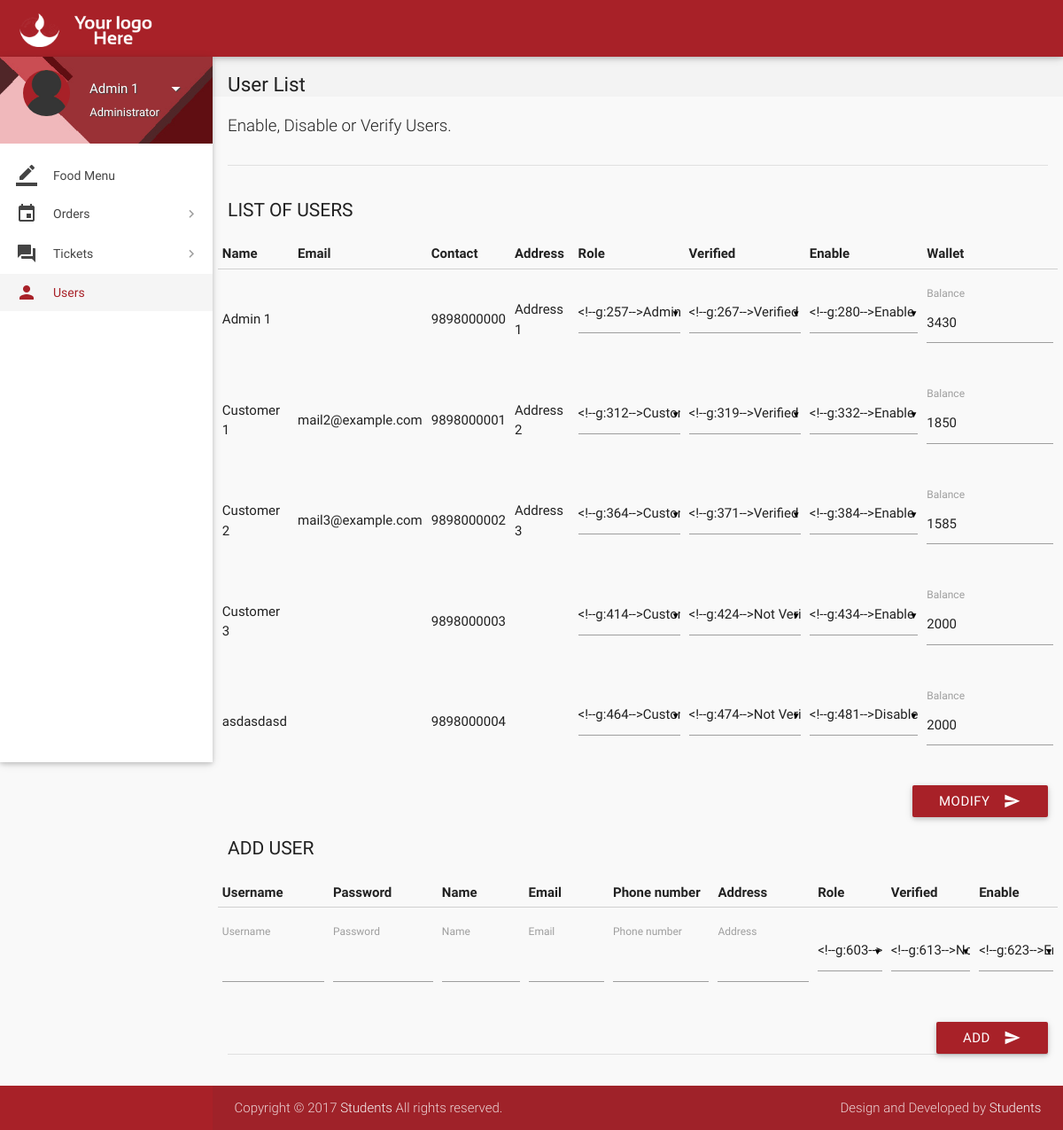
The page /users.php (signed in) on the database as committed earlier.
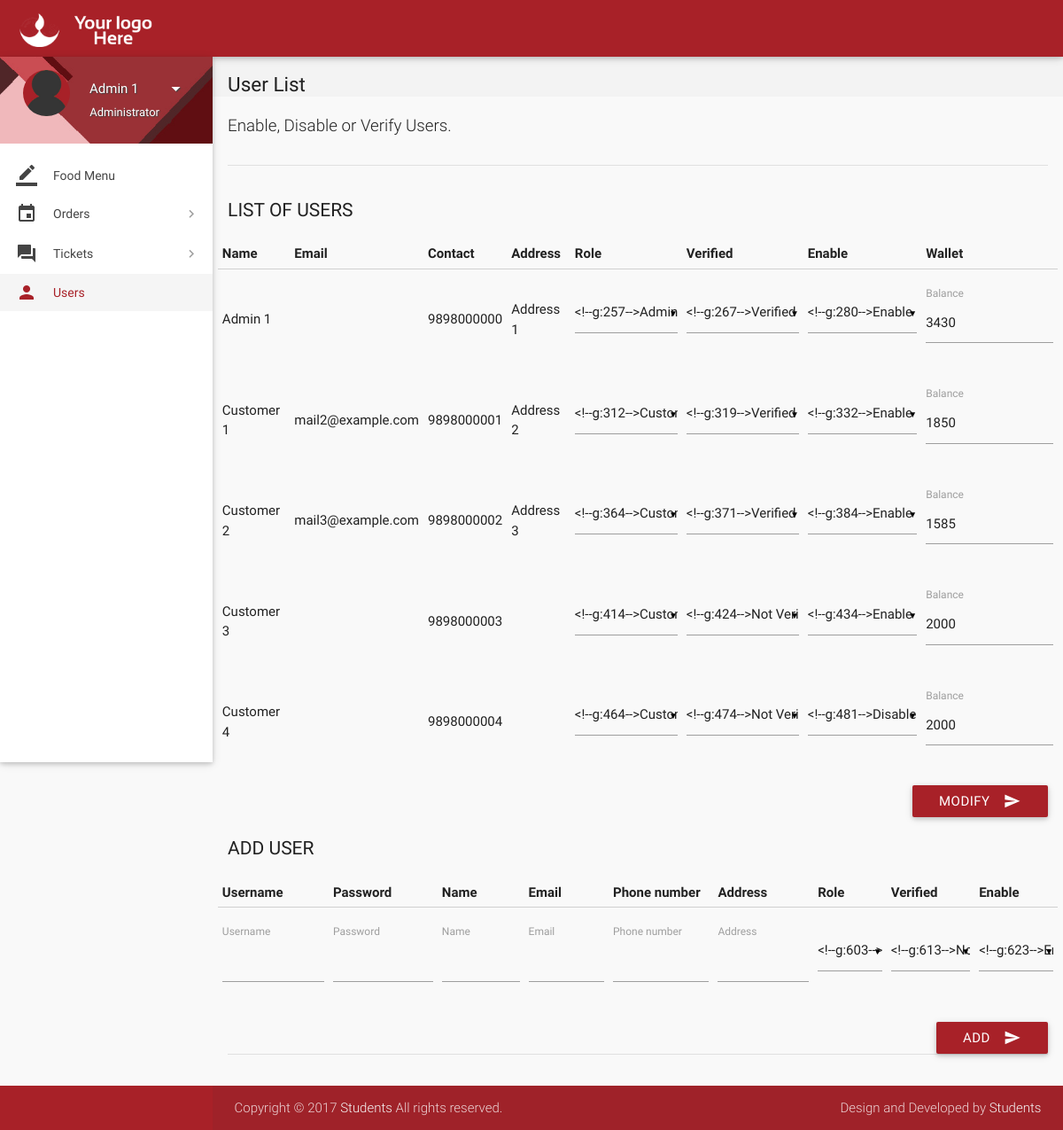
The same page on the database as committed later.
### tables this page shows
CREATE TABLE `users` (
  `id` int(11) NOT NULL,
  `role` varchar(15) NOT NULL DEFAULT 'Customer',
  `name` varchar(15) NOT NULL,
  `username` varchar(10) NOT NULL,
  `password` varchar(16) NOT NULL,
  `email` varchar(35) NULL,
  `address` varchar(300) NULL,
  `contact` bigint(11) NOT NULL,
  `verified` tinyint(1) NOT NULL DEFAULT '0',
  `deleted` tinyint(4) NOT NULL DEFAULT '0'
);

CREATE TABLE `wallet_details` (
  `id` int(11) NOT NULL,
  `wallet_id` int(11) NOT NULL,
  `number` varchar(16) NOT NULL,
  `cvv` int(3) NOT NULL,
  `balance` int(11) NOT NULL DEFAULT '2000'
);

### users.php (the view, shortened to what the changed rows need)
<?php
include 'includes/connect.php';
	if($_SESSION['admin_sid']==session_id())
	{
		?>
<!DOCTYPE html>
<html lang="en">
<head>
  <link href="css/materialize.min.css" type="text/css" rel="stylesheet" media="screen,projection">
  <link href="css/style.min.css" type="text/css" rel="stylesheet" media="screen,projection">
  <link href="css/custom/custom.min.css" type="text/css" rel="stylesheet" media="screen,projection">
  <link href="js/plugins/perfect-scrollbar/perfect-scrollbar.css" type="text/css" rel="stylesheet" media="screen,projection">
</head>
<body>
  <header id="header" class="page-topbar">
        <div class="navbar-fixed">
            <nav class="navbar-color">
                <div class="nav-wrapper">
                    <ul class="left">
                      <li><h1 class="logo-wrapper"><a href="index.php" class="brand-logo darken-1"><img src="images/materialize-logo.png" alt="logo"></a> <span class="logo-text">Logo</span></h1></li>
                    </ul>
                </div>
            </nav>
        </div>
  </header>
  <div id="main">
    <div class="wrapper">
      <section id="content">
        <div class="container">
          <div id="editableTable" class="section">
		  <form class="formValidate" id="formValidate1" method="post" action="routers/user-router.php" novalidate="novalidate">
            <div class="row">
              <div>
<table>
                    <thead>
                      <tr>
                        <th data-field="name">Name</th>
                        <th data-field="price">Email</th>
                        <th data-field="price">Contact</th>
                        <th data-field="price">Address</th>
                        <th data-field="price">Role</th>
                        <th data-field="price">Verified</th>
                        <th data-field="price">Enable</th>
                        <th data-field="price">Wallet</th>
                      </tr>
                    </thead>
                    <tbody>
				<?php
				$result = mysqli_query($con, "SELECT * FROM users");
				while($row = mysqli_fetch_array($result))
				{
					echo '<tr><td>'.$row["name"].'</td>';
					echo '<td>'.$row["email"].'</td>';
					echo '<td>'.$row["contact"].'</td>';
					echo '<td>'.$row["address"].'</td>';
					echo '<td><select name="'.$row['id'].'_role">
                      <option value="Administrator"'.($row['role']=='Administrator' ? 'selected' : '').'>Administrator</option>
                      <option value="Customer"'.($row['role']=='Customer' ? 'selected' : '').'>Customer</option>
                    </select></td>';
					echo '<td><select name="'.$row['id'].'_verified">
                      <option value="1"'.($row['verified'] ? 'selected' : '').'>Verified</option>
                      <option value="0"'.(!$row['verified'] ? 'selected' : '').'>Not Verified</option>
                    </select></td>';
					echo '<td><select name="'.$row['id'].'_deleted">
                      <option value="1"'.($row['deleted'] ? 'selected' : '').'>Disable</option>
                      <option value="0"'.(!$row['deleted'] ? 'selected' : '').'>Enable</option>
                    </select></td>';
					$key = $row['id'];
					$sql = mysqli_query($con,"SELECT * from wallet WHERE customer_id = $key;");
					if($row1 = mysqli_fetch_array($sql)){
						$wallet_id = $row1['id'];
						$sql1 = mysqli_query($con,"SELECT * from wallet_details WHERE wallet_id = $wallet_id;");
						if($row2 = mysqli_fetch_array($sql1)){
							$balance = $row2['balance'];
						}
					}
					echo '<td><label for="balance">Balance</label><input id="balance" name="'.$row['id'].'_balance" value="'.$balance.'" type="number" data-error=".errorTxt01"><div class="errorTxt01"></div></td></tr>';
				}
				?>
                    </tbody>
</table>
              </div>
            </div>
			</form>
		  <form class="formValidate" id="formValidate" method="post" action="routers/add-users.php" novalidate="novalidate">
            <div class="row">
              <div>
<table>
                    <thead>
                      <tr>
                        <th data-field="name">Username</th>
                        <th data-field="name">Password</th>
                        <th data-field="name">Name</th>
                        <th data-field="price">Email</th>
                        <th data-field="price">Phone number</th>
                        <th data-field="price">Address</th>
                        <th data-field="price">Role</th>
                        <th data-field="price">Verified</th>
                        <th data-field="price">Enable</th>
                      </tr>
                    </thead>
</table>
              </div>
            </div>
			</form>
          </div>
        </div>
        </div>
    </div>
</body>
</html>
<?php
	}
?>

Rows that differ between the two databases and show on the page:
changed users: name "asdasdasd" → "Customer 4"
